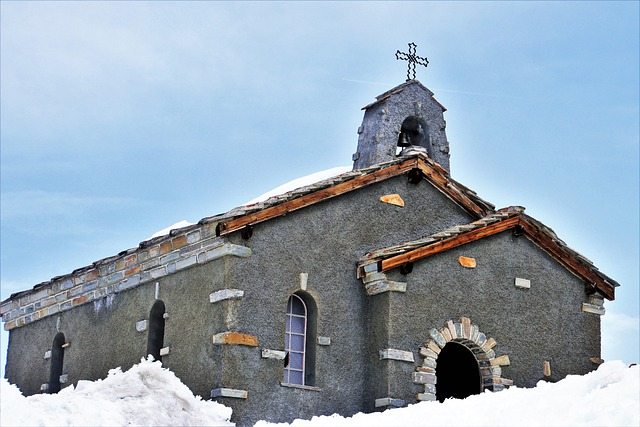
#> input picture chap3_deep_learning/data/winter-3317660_640.jpg, 640 x 427 px
$ python dl_20_sobel_filtering3.py
#> lines starting #> are read from the running program, lines starting #| are printed output that depends on the picture
import numpy as np
import matplotlib.pyplot as plt
from PIL import Image
import os


def check_pattern_image_w_nptile():
    white_patch = 255 * np.ones(shape=(10, 10))
    black_patch = np.zeros(shape=(10, 10))

    img1 = np.hstack([white_patch, black_patch])
    img2 = np.hstack([black_patch, white_patch])
    img = np.vstack([img1, img2])

    tile = np.tile(img, reps=[2, 2])
    return tile


def visualize(names, if_vmax=False, *args):
    fig, axes = plt.subplots(ncols=3, figsize=(3 * len(args), 3))
    for i, data in enumerate(args):
        if not if_vmax:
            axes[i].imshow(data, cmap='gray')
        else:
            axes[i].imshow(data, cmap='gray', vmax=255, vmin=0)
        axes[i].set_title(names[i])
        axes[i].tick_params(left=False, labelleft=False, bottom=False, labelbottom=False)

    fig.tight_layout()
    plt.show()


def get_data(data=None):
    if data is None:
        data = check_pattern_image_w_nptile()

    x_filter = np.array([
        [-1, 0, 1],
        [-2, 0, 2],
        [-1, 0, 1]
    ])  # 상하 대칭

    y_filter = np.array([
        [1, 2, 1],
        [0, 0, 0],
        [-1, -2, -1]
    ])  # 좌우 대칭

    return data, x_filter, y_filter


def two_dim_correlation(data, filter_):
    window_size = 3
    height, width = data.shape
    n_window_height = height - window_size + 1
    n_window_width = width - window_size + 1

    hadamard_product = lambda row, col: data[row:row + window_size, col:col + window_size] * filter_
    extracted = np.array(
        [[hadamard_product(row, col) for col in range(n_window_width)] for row in range(n_window_height)])
    correlated = np.sum(extracted, axis=(2, 3))

    return correlated


def sobel_filtering1():
    data, x_filter, y_filter = get_data()
    x_filtered = two_dim_correlation(data, x_filter)
    y_filtered = two_dim_correlation(data, y_filter)

    visualize(["data", "x_filtered", "y_filtered"], False, data, x_filtered, y_filtered)


def sobel_filtering2(path):
#> called with path = 'data/winter-3317660_640.jpg'
    img = Image.open(path)
#> img is the input picture: PIL image 640x427 RGB; mean R, G, B 150.4, 166.6, 181.2
    new_path = path.replace(".jpg", "-gray.jpg")
    img_gray = img.convert("L")
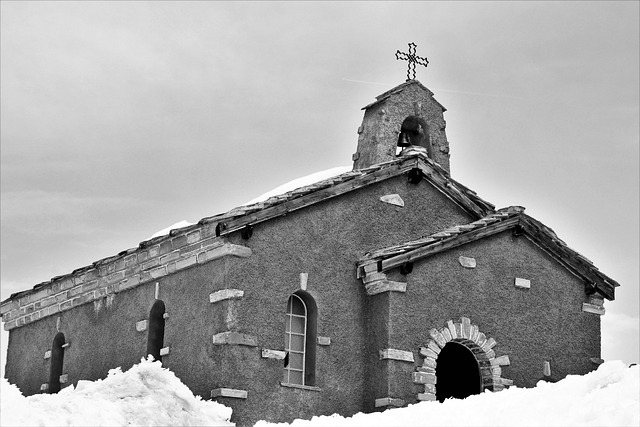
#> img_gray: PIL image 640x427 L; min 0, max 255, mean 163.4
    if not os.path.isfile(new_path):
        img_gray.save(new_path)

    img_array = np.array(img_gray)
    data, x_filter, y_filter = get_data(img_array)
#> x_filter = [[-1, 0, 1], [-2, 0, 2], [-1, 0, 1]]; y_filter = [[1, 2, 1], [0, 0, 0], [-1, -2, -1]]
    x_filtered = two_dim_correlation(data, x_filter)
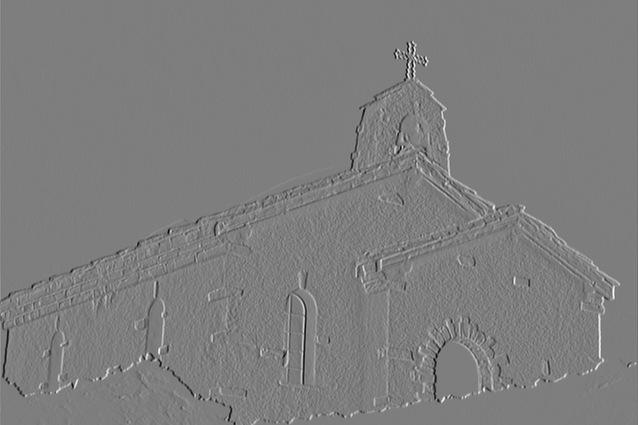
#> x_filtered: shape (425, 638) int64; min -967, max 986, mean -0.1; drawn with min black and max white
    y_filtered = two_dim_correlation(data, y_filter)
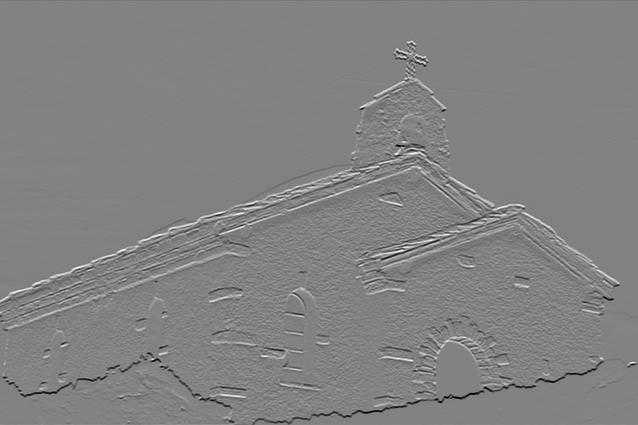
#> y_filtered: shape (425, 638) int64; min -1018, max 973, mean -0.7; drawn with min black and max white

    visualize(["data", "x_filtered", "y_filtered"], True, data, x_filtered, y_filtered)
#> in visualize, `plt.show()`:
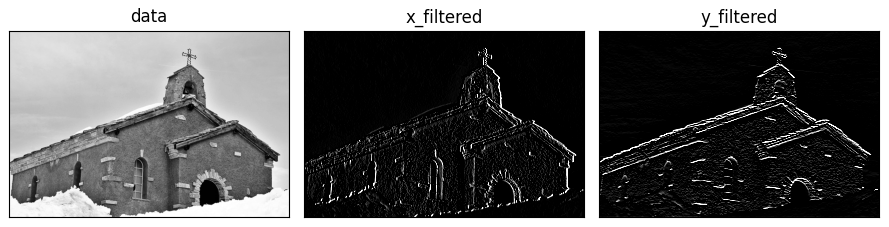
#> figure drawn by matplotlib, 3 panels


if __name__ == '__main__':
    # sobel_filtering1()
    sobel_filtering2(path="data/winter-3317660_640.jpg")
